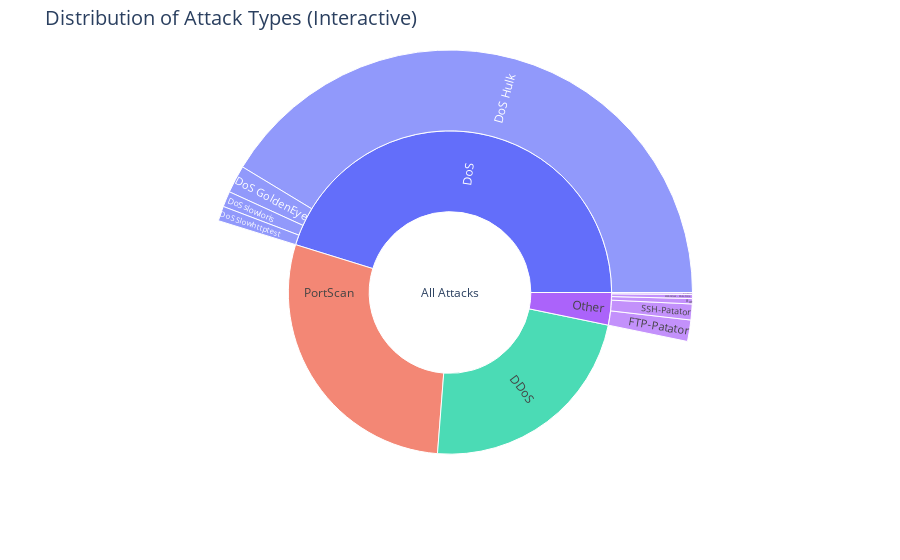

Notebook cell for this chart:
### Markdown cell above
### 1. Overview

### Code cell
# Exclude Benign
all_labels = sorted(full_df['Label'].unique())
attack_labels = [lbl for lbl in all_labels if lbl != 'BENIGN']

dos_attacks = ['DoS Hulk', 'DoS GoldenEye', 'DoS slowloris', 'DoS Slowhttptest']
main_attacks = ['DDoS', 'PortScan', 'DoS']

def compute_sunburst_data(selected_labels):
    filtered_df = full_df[full_df['Label'].isin(selected_labels)]
    attack_counts = filtered_df['Label'].value_counts().to_dict()

    labels = ['All Attacks']
    parents = ['']
    values = [sum(attack_counts.values())]

    dos_total = sum(attack_counts.get(attack, 0) for attack in dos_attacks)
    main_counts = {
        'DDoS': attack_counts.get('DDoS', 0),
        'PortScan': attack_counts.get('PortScan', 0),
        'DoS': dos_total
    }
    rest_counts = {k: v for k, v in attack_counts.items() if k not in main_attacks and k not in dos_attacks}
    main_counts['Other'] = sum(rest_counts.values())

    for label, value in main_counts.items():
        labels.append(label)
        parents.append('All Attacks')
        values.append(value)

    for attack in dos_attacks:
        if attack in attack_counts:
            labels.append(attack)
            parents.append('DoS')
            values.append(attack_counts.get(attack, 0))

    for label, value in rest_counts.items():
        labels.append(label)
        parents.append('Other')
        values.append(value)

    return {'labels': labels, 'parents': parents, 'values': values}

sunburst_data = compute_sunburst_data(attack_labels)

fig = go.Figure(go.Sunburst(
    labels=sunburst_data['labels'],
    parents=sunburst_data['parents'],
    values=sunburst_data['values'],
    branchvalues="total",
    hovertemplate='<b>%{label}</b><br>Count: %{value:,}<br>Percentage of Parent: %{percentParent:.2%}',
    insidetextorientation='radial'
))
fig.update_layout(
    margin=dict(t=50, l=25, r=25, b=25),
    title_text="Distribution of Attack Types (Interactive)",
    title_font_size=20
)
fig.write_html("saved_plots/attack_dist_sunburst.html")
fig.show()

### Figure 1 — Plotly figure (JSON) as saved in the notebook; plotly's stock layout.template omitted (floating-point values rounded to 4 significant figures)
{"data": [{"branchvalues": "total", "hovertemplate": "<b>%{label}</b><br>Count: %{value:,}<br>Percentage of Parent: %{percentParent:.2%}", "insidetextorientation": "radial", "labels": ["All Attacks", "DDoS", "PortScan", "DoS", "Other", "DoS Hulk", "DoS GoldenEye", "DoS slowloris", "DoS Slowhttptest", "FTP-Patator", "SSH-Patator", "Bot", "Web Attack - Brute Force", "Web Attack - XSS", "Infiltration", "Web Attack - Sql Injection", "Heartbleed"], "parents": ["", "All Attacks", "All Attacks", "All Attacks", "All Attacks", "DoS", "DoS", "DoS", "DoS", "Other", "Other", "Other", "Other", "Other", "Other", "Other", "Other"], "type": "sunburst", "values": [556697, 128027, 158930, 251712, 18028, 230124, 10293, 5796, 5499, 7938, 5897, 1966, 1507, 652, 36, 21, 11]}], "layout": {"margin": {"b": 25, "l": 25, "r": 25, "t": 50}, "title": {"font": {"size": 20}, "text": "Distribution of Attack Types (Interactive)"}}}
